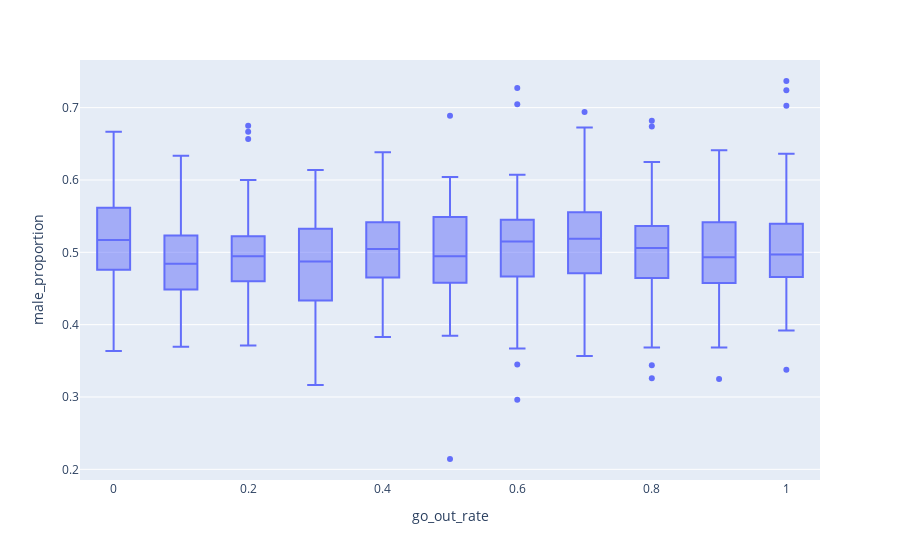

Here is the notebook cell this chart was saved with:
### Code cell
def main():
    # パラメータを変数に代入
    n = 11        # パラメータの数
    seed = 100     # seedの数
    iteration = 50 # 世代数

    x_column = 'go_out_rate'
    y_column = 'male_proportion'

    # データの読み込み
    params = pd.read_csv('results/parameters.csv', index_col=0)
    x_data = params[x_column]
    y_data_list = []

    # 各シミュレーションの最終個体数を取ってくる
    for j in range(1, n+1):
        y_data = []

        for i in range(1, seed+1):
            df = pd.read_csv(f'results/result{i}/episode_{j}.csv')
            x = df[y_column][iteration]
            y_data.append(x)

        y_data_list.append(y_data)

    # plotly描画用
    df_list = []
    for i in range(n):
        data = pd.DataFrame({
            y_column: pd.Series(y_data_list[i]),
            x_column: pd.Series([x_data[i+1]]*seed),
            'random_seed': pd.Series(range(1, seed+1))
        })
        df_list.append(data)

    df_all = pd.concat(df_list, axis=0, ignore_index=True)
    

    # 図1
    # pyplotで描写
    fig = plt.figure()
    ax = fig.add_subplot(111)
    ax.boxplot(y_data_list)
    ax.set_xticklabels(x_data)
    ax.set_xlabel('migration rate')
    ax.set_ylabel('final male proportion')
    ax.grid(True)
    fig.savefig('tmp2.png', dpi=600)

    fig.show()


    # 図2
    # plotlyで描写
    fig = px.box(df_all, y=y_column, x=x_column)

    fig.show()


if __name__ == '__main__':
    main()

### Figure 1 — Plotly figure (JSON) as saved in the notebook; plotly's stock layout.template omitted (floating-point values rounded to 4 significant figures; data arrays with more than 128 entries replaced by an {"elided": "..."} marker saying what was removed)
{"data": [{"alignmentgroup": "True", "hovertemplate": "go_out_rate=%{x}<br>male_proportion=%{y}<extra></extra>", "legendgroup": "", "marker": {"color": "#636efa"}, "name": "", "notched": false, "offsetgroup": "", "orientation": "v", "showlegend": false, "type": "box", "x": {"elided": "1100 float values"}, "x0": " ", "xaxis": "x", "y": {"elided": "1100 float values"}, "y0": " ", "yaxis": "y"}], "layout": {"boxmode": "group", "legend": {"tracegroupgap": 0}, "margin": {"t": 60}, "xaxis": {"anchor": "y", "domain": [0, 1], "title": {"text": "go_out_rate"}}, "yaxis": {"anchor": "x", "domain": [0, 1], "title": {"text": "male_proportion"}}}}
